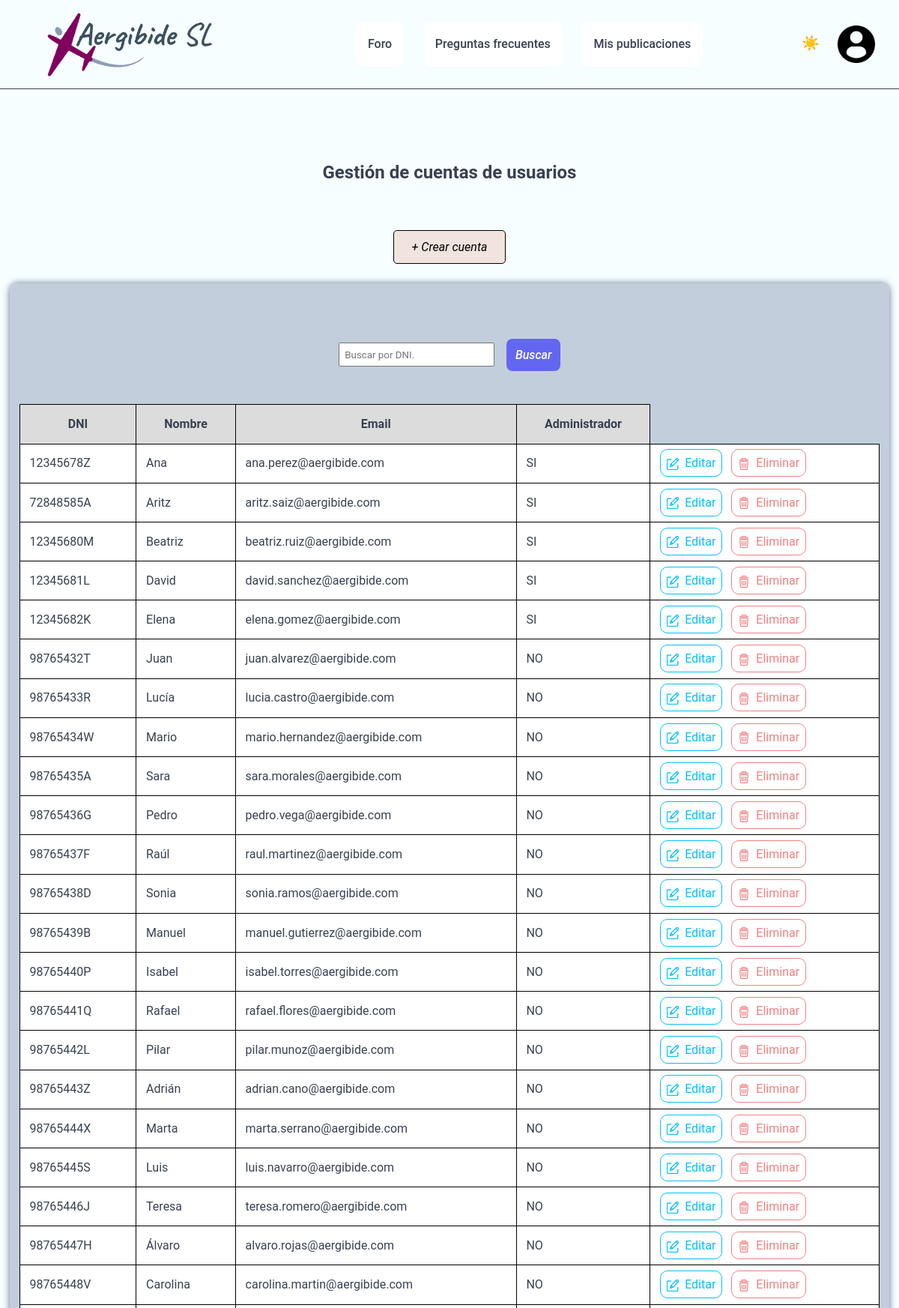
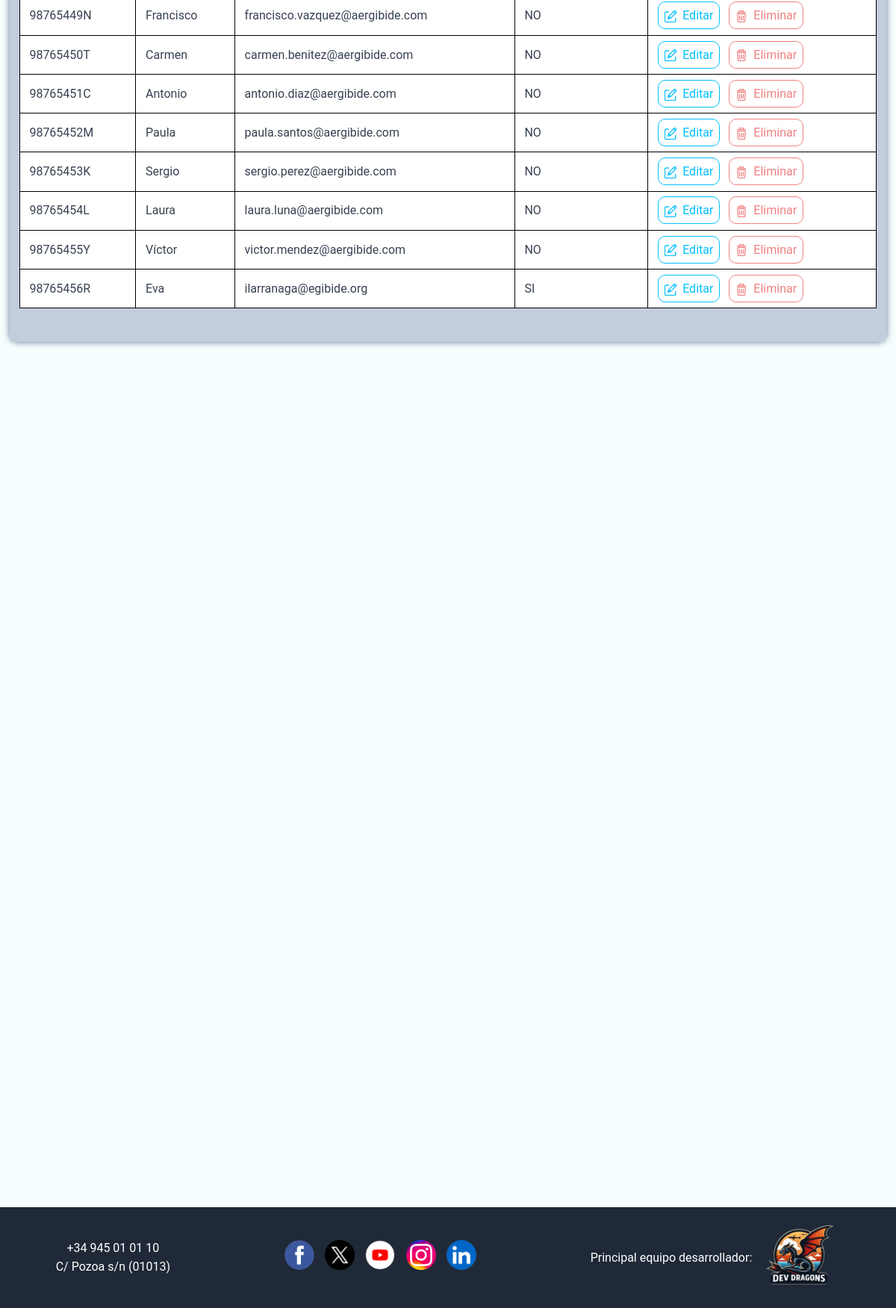
Screenshot of /Aplicacion/mvc_reto/index.php?controller=usuario&action=cuentas (signed in) with the database file from the repository (2 pictures, top to bottom).
### tables this page shows
CREATE TABLE `usuarios` (
                            `id` int(11) NOT NULL,
                            `administrador` tinyint(1) NOT NULL,
                            `dni` varchar(9) NOT NULL,
                            `nombre` varchar(50) NOT NULL,
                            `apellido1` varchar(50) NOT NULL,
                            `apellido2` varchar(50) NOT NULL,
                            `email` varchar(50) NOT NULL,
                            `telefono` varchar(9) DEFAULT NULL,
                            `usuario` varchar(50) NOT NULL,
                            `contrasena` varchar(50) NOT NULL,
                            `imagen` varchar(255) DEFAULT NULL
);

### Aplicacion/mvc_reto/index.php (called while the page is built, shortened)
<?php
require_once "model/Db.php";
$controller = new $controllerName();
$dataToView["data"] = array();
if(method_exists($controller, $_GET["action"]))
    $dataToView["data"] = $controller -> {$_GET["action"]}();
require_once "view/".$_GET["controller"]."/".$controller->view.".html.php";
?>

### Aplicacion/mvc_reto/model/Db.php (called while the page is built, shortened)
<?php
class Db {
    public function __construct(){
        $this -> host = constant("DB_HOST");
        $this -> db = constant("DB");
        $this -> user = constant("DB_USER");
        $this -> pass = constant("DB_PASS");
        try {
            $this->connection = new PDO("mysql:host=" .$this->host.';
            dbname=' .$this->db, $this->user, $this->pass);
        }
        catch (PDOException $e){
            echo $e -> getMessage();
            exit();
        }
    }
}
?>

### Aplicacion/mvc_reto/model/Usuario.php (called while the page is built, shortened)
<?php
class Usuario {
    private $tabla = "usuarios";
    private $connection;
    public function getConexion(){
        $dbObj = new Db();
        $this->connection = $dbObj ->connection;
    }
    public function getUsuarios(){
        $sql = "SELECT * FROM " .$this->tabla;
        $stmt = $this->connection->prepare($sql);
        $stmt -> execute();
        return $stmt -> fetchAll();
    }
}

### Aplicacion/mvc_reto/controller/UsuarioController.php (called while the page is built, shortened)
<?php
require_once "model/Usuario.php";
class UsuarioController {
    public $model;
    public function __construct() {
        $this->model = new Usuario();
    }
    public function cuentas(){
        return $this->model->getUsuarios();
    }
}
?>

### Aplicacion/mvc_reto/view/usuario/gestionarCuenta.html.php (the view, shortened to what this page needs)
<?php
require_once __DIR__ . "/../layout/header.php";
$dniBuscar = "";
?>
<div class="contenido">
    <div id="titulo">
        <h2>Gestión de cuentas de usuarios</h2>
    </div>
    <div class="d_bCrear"><button id="bCrear">+ Crear cuenta</button></div>
    <div class="mitades">
        <div class="mitad contenido1">
            <div class="busqueda">
                <form action="index.php?controller=usuario&action=buscar&dniBuscar=<?php echo $dniBuscar; ?>" method="get">
                    <input type="text" name="dniBuscar" placeholder="Buscar por DNI." value="<?php echo $dniBuscar; ?>">
                    <input type="submit" id="bBuscar" value="Buscar">
                </form>
            </div>
            <?php
            if(count($dataToView["data"])>0){
                ?>
                <table class="tabla_cuentas">
                    <thead>
                    <tr>
                        <th>DNI</th>
                        <th>Nombre</th>
                        <th>Email</th>
                        <th>Administrador</th>
                    </tr>
                    </thead>
                    <tbody>
                    <?php
                    foreach($dataToView["data"] as $cuenta){
                        if (is_array($cuenta)) {
                            ?>
                            <tr>
                                <td><?php echo $cuenta['dni']; ?></td>
                                <td><?php echo $cuenta['nombre']; ?></td>
                                <td><?php echo $cuenta['email']; ?></td>
                                <td><?php echo ($cuenta['administrador'] == 1) ? 'SI' : 'NO'; ?></td>
                                <td>
                                    <a href="index.php?controller=usuario&action=buscar&dniBuscar=<?php echo $cuenta['dni']; ?>"
                                       id="bEditar">Editar</a>
                                    <a href="index.php?controller=usuario&action=eliminar&dniEliminar=<?php echo $cuenta['dni']; ?>"
                                       id="bEliminar">Eliminar</a>
                                </td>
                            </tr>
                            <?php
                        }
                    }
                    ?>
                    </tbody>
                </table>
                <?php
            }
            else{
                ?>
                <div class="mensajeInexistir">
                    Actualmente no hay cuentas registradas.
                </div>
                <?php
            }
            ?>
        </div>
    </div>
</div>
<?php require_once __DIR__ . "/../layout/footer.php"; ?>
</body>
</html>

### rows the page displays
usuarios: dni "12345678Z", nombre "Ana", email "ana.perez@aergibide.com", administrador "SI"
usuarios: dni "72848585A", nombre "Aritz", email "aritz.saiz@aergibide.com", administrador "SI"
usuarios: dni "12345680M", nombre "Beatriz", email "beatriz.ruiz@aergibide.com", administrador "SI"
usuarios: dni "12345681L", nombre "David", email "david.sanchez@aergibide.com", administrador "SI"
usuarios: dni "12345682K", nombre "Elena", email "elena.gomez@aergibide.com", administrador "SI"
usuarios: dni "98765432T", nombre "Juan", email "juan.alvarez@aergibide.com", administrador "NO"
usuarios: dni "98765433R", nombre "Lucía", email "lucia.castro@aergibide.com", administrador "NO"
usuarios: dni "98765434W", nombre "Mario", email "mario.hernandez@aergibide.com", administrador "NO"
usuarios: dni "98765435A", nombre "Sara", email "sara.morales@aergibide.com", administrador "NO"
usuarios: dni "98765436G", nombre "Pedro", email "pedro.vega@aergibide.com", administrador "NO"
usuarios: dni "98765437F", nombre "Raúl", email "raul.martinez@aergibide.com", administrador "NO"
usuarios: dni "98765438D", nombre "Sonia", email "sonia.ramos@aergibide.com", administrador "NO"
usuarios: dni "98765439B", nombre "Manuel", email "manuel.gutierrez@aergibide.com", administrador "NO"
usuarios: dni "98765440P", nombre "Isabel", email "isabel.torres@aergibide.com", administrador "NO"
usuarios: dni "98765441Q", nombre "Rafael", email "rafael.flores@aergibide.com", administrador "NO"
usuarios: dni "98765442L", nombre "Pilar", email "pilar.munoz@aergibide.com", administrador "NO"
usuarios: dni "98765443Z", nombre "Adrián", email "adrian.cano@aergibide.com", administrador "NO"
usuarios: dni "98765444X", nombre "Marta", email "marta.serrano@aergibide.com", administrador "NO"
usuarios: dni "98765445S", nombre "Luis", email "luis.navarro@aergibide.com", administrador "NO"
usuarios: dni "98765446J", nombre "Teresa", email "teresa.romero@aergibide.com", administrador "NO"
usuarios: dni "98765447H", nombre "Álvaro", email "alvaro.rojas@aergibide.com", administrador "NO"
usuarios: dni "98765448V", nombre "Carolina", email "carolina.martin@aergibide.com", administrador "NO"
usuarios: dni "98765449N", nombre "Francisco", email "francisco.vazquez@aergibide.com", administrador "NO"
usuarios: dni "98765450T", nombre "Carmen", email "carmen.benitez@aergibide.com", administrador "NO"
usuarios: dni "98765451C", nombre "Antonio", email "antonio.diaz@aergibide.com", administrador "NO"
usuarios: dni "98765452M", nombre "Paula", email "paula.santos@aergibide.com", administrador "NO"
usuarios: dni "98765453K", nombre "Sergio", email "sergio.perez@aergibide.com", administrador "NO"
usuarios: dni "98765454L", nombre "Laura", email "laura.luna@aergibide.com", administrador "NO"
usuarios: dni "98765455Y", nombre "Víctor", email "victor.mendez@aergibide.com", administrador "NO"
usuarios: dni "98765456R", nombre "Eva", email "ilarranaga@egibide.org", administrador "SI"
